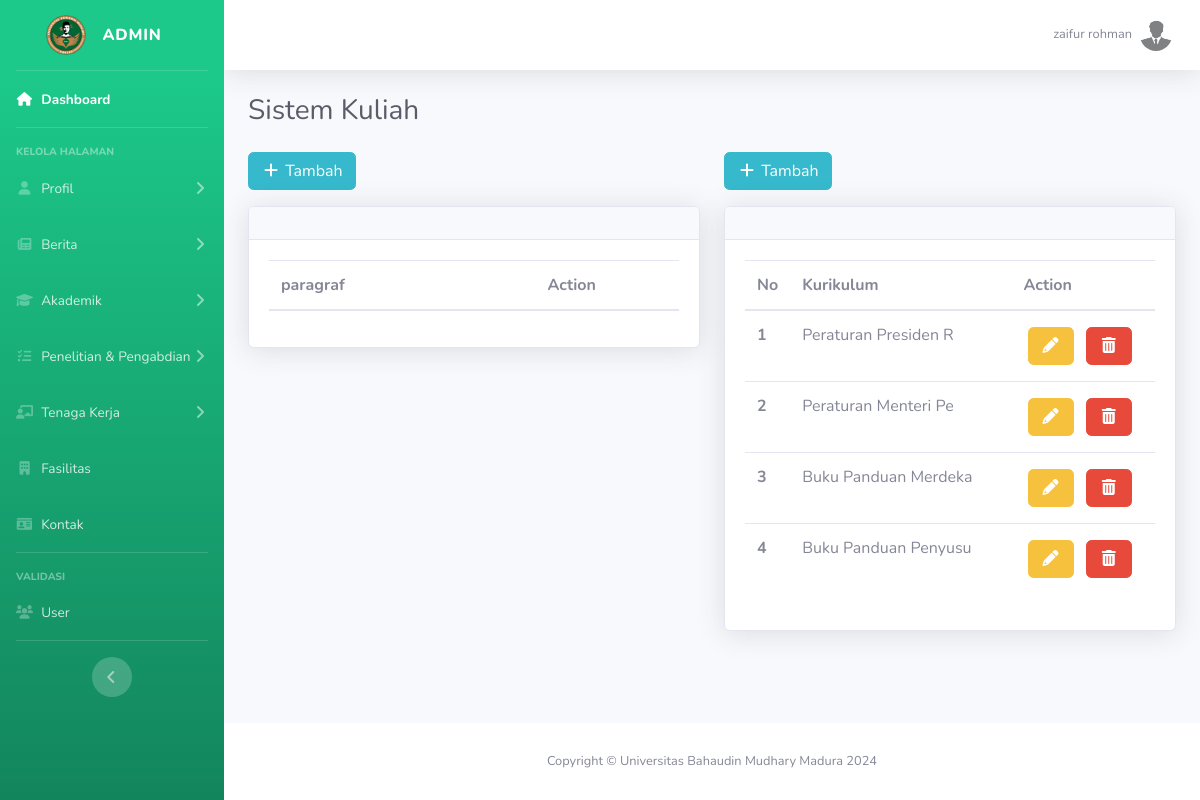
Page /backend/sistem_kuliah.php (signed in) on the committed database.
### tables this page shows
CREATE TABLE `kurikulum` (
  `id` int(11) NOT NULL,
  `kurikulum` text NOT NULL
);

### template/header_admin_control.php (called while the page is built, shortened)
<?php
$user_id = $_SESSION['id'];
include('../db/koneksi.php');
$sql = "SELECT * FROM users WHERE id != $user_id";
$result = $conn->query($sql);
?>

### controllerBackend/sistem_kuliah.php (called while the page is built, shortened)
<?php
include('../db/koneksi.php');
$sql2 = "SELECT * FROM kurikulum";
$result2 = $conn->query($sql2);
?>

### backend/sistem_kuliah.php (the view, shortened to what this page needs)
<!DOCTYPE html>
<html lang="en">
<head>
<?php
include('../controllerBackend/sistem_kuliah.php');
include('../template/header_admin.php');
?>
<div class="container-fluid">
    <div class="d-sm-flex align-items-center justify-content-between mb-4">
        <h1 class="h3 mb-0 text-gray-800">Sistem Kuliah</h1>
    </div>
    <div class="row">
        <div class="col-lg-6">
            <?php if(mysqli_num_rows($result) == 0){ ?>
            <a href="#" data-toggle="modal" data-target="#paragrafModal" class="btn btn-info mb-3"><i class="fas fa-fw fa-plus"></i> Tambah</a>
            <?php } ?>
            <div class="card shadow mb-4">
                <div class="card-header py-3">
                </div>
                <div class="card-body">
                    <table class="table" width="100%">
                        <thead>
                            <tr>
                                <th scope="col">paragraf</th>
                                <th width="35%" scope="col">Action</th>
                            </tr>
                        </thead>
                    </table>
                </div>
            </div>
        </div>
        <div class="col-lg-6">
            <a href="#" data-toggle="modal" data-target="#kurikulumModal" class="btn btn-info mb-3"><i class="fas fa-fw fa-plus"></i> Tambah</a>
            <div class="card shadow mb-4">
                <div class="card-header py-3">
                </div>
                <div class="card-body">
                    <table class="table" width="100%">
                        <thead>
                            <tr>
                                <th width="10%" scope="col">No</th>
                                <th scope="col">Kurikulum</th>
                                <th width="35%" scope="col">Action</th>
                            </tr>
                        </thead>
                        <tbody>
                            <?php
                            $no = 1;
                            while($k = mysqli_fetch_array($result2)) {
                                $kurikul = $k['kurikulum'];
                                $panjang = 20;
                                $pendek = substr($kurikul, 0, $panjang);
                            ?>
                            <tr>
                                <th class="m-1" scope="row"><?= $no++ ?></th>
                                <td class="m-1" ><?= $pendek ?></td>
                                <td>
                                    <a href="../edit/kurikulum.php?id=<?= $k['id'] ?>" type="button" class="btn btn-warning m-1">
                                        <i class="fas fa-fw fa-pencil-alt"></i>
                                    </a>
                                    <a href="sistem_kuliah.php?action=hapus_data&id_data=<?= $k['id'] ?>" class="btn btn-danger m-1" type="button">
                                        <i class="fas fa-fw fa-trash-can"></i>
                                    </a>
                                </td>
                            </tr>
                            <?php } ?>
                        </tbody>
                    </table>
                </div>
            </div>
        </div>
    </div>
</div>
<?php
include('../template/footer_admin.php');
?>

### rows in the picture
kurikulum: kurikulum "Peraturan Presiden R"
kurikulum: kurikulum "Peraturan Menteri Pe"
kurikulum: kurikulum "Buku Panduan Merdeka"
kurikulum: kurikulum "Buku Panduan Penyusu"

### other values in the picture
$nama "zaifur rohman"
